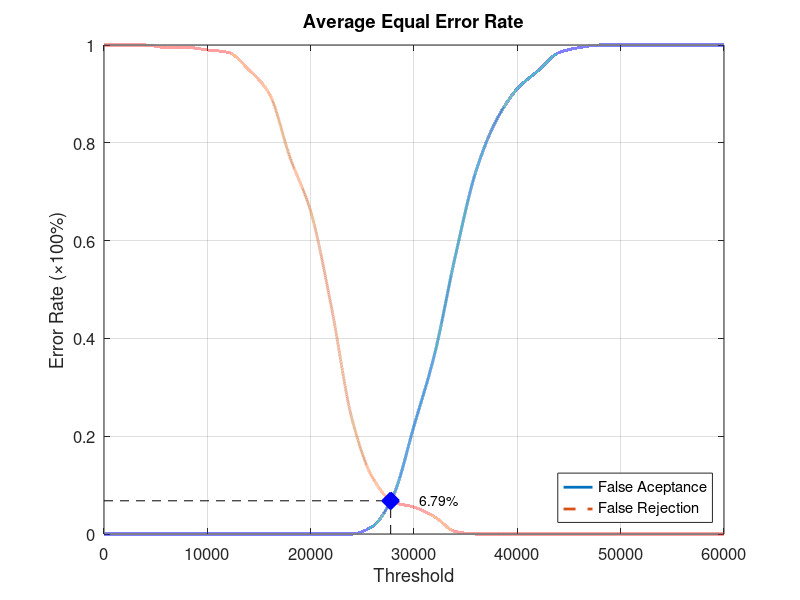
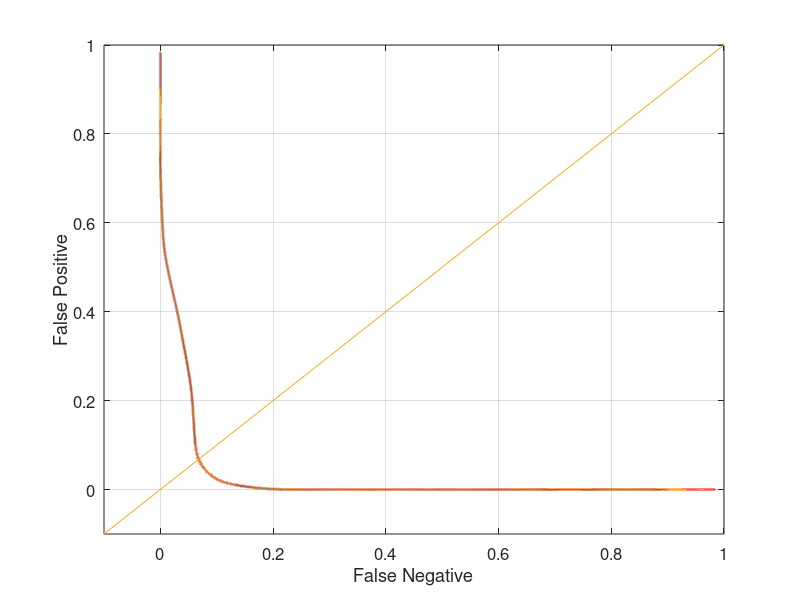

Write MATLAB code to recreate these figures, in order.
function yEER = Database3_1
close all;
clear;
clc;
x = 0:2000:60000;
xq = 0:0.5:60000;

y0 = [0 0 0 0 0 0 0 0 0 0 0 0 0 0.0157895 0.0789474 0.221053 0.368421 0.568421 0.742105 0.847368 0.910526 0.947368 0.984211 0.994737 1 1 1 1 1 1 1];
yy0 = interp1(x, y0, xq, 'pchip');
y1 = [1 1 1 0.995 0.995 0.99 0.985 0.95 0.9 0.77 0.66 0.465 0.235 0.115 0.065 0.055 0.035 0.005 0 0 0 0 0 0 0 0 0 0 0 0 0];
yy1 = interp1(x, y1, xq, 'pchip');

% Calculating EER: 
y2 = abs(y0 - y1);
find(y2 == min(y2))
yy2 = abs(yy0 - yy1);
xEER = find(yy2 == min(yy2));
xEERIndex = xq(xEER) % X-axis EER
yEER = yy0(xEER) % Y-axis EER

main = figure
plot(xq, yy0,'-','LineWidth', 2);	hold on
plot(xq, yy1,'--','LineWidth', 2);	hold on
plot([xEERIndex xEERIndex], [0 yEER], 'k--');	hold on
plot([0 xEERIndex], [yEER yEER], 'k--');	hold on
plot(xEERIndex, yEER, 'bx', 'LineWidth', 10);	hold on
text(xEERIndex + 10 * xEERIndex / 100, yEER, [num2str(round((10000 * yEER)) / 100) '%'])
legend('False Aceptance', 'False Rejection', 'Location', 'SouthEast')
xlabel('Threshold')
ylabel('Error Rate (\times100%)')
title('Average Equal Error Rate')
set(gca, 'FontSize', 12)
axis([0 60000 0 1])
grid on

print(main, 'Database3_1Main', '-dpng');
FNRxFPR = figure('Color', [1 1 1]);
plot(yy1, yy0, '-', yy1, yy0, 'LineWidth', 2);
hold on
y = -0.1:0.1:1
plot(y, y); 
set(gca, 'FontSize', 12)
xlabel('False Negative')
ylabel('False Positive')
axis([-0.1 1 -0.1 1])
set(gca, 'FontSize', 12)
grid on

print(FNRxFPR, 'Database3_1FNRxFPR','-dpng');
end
